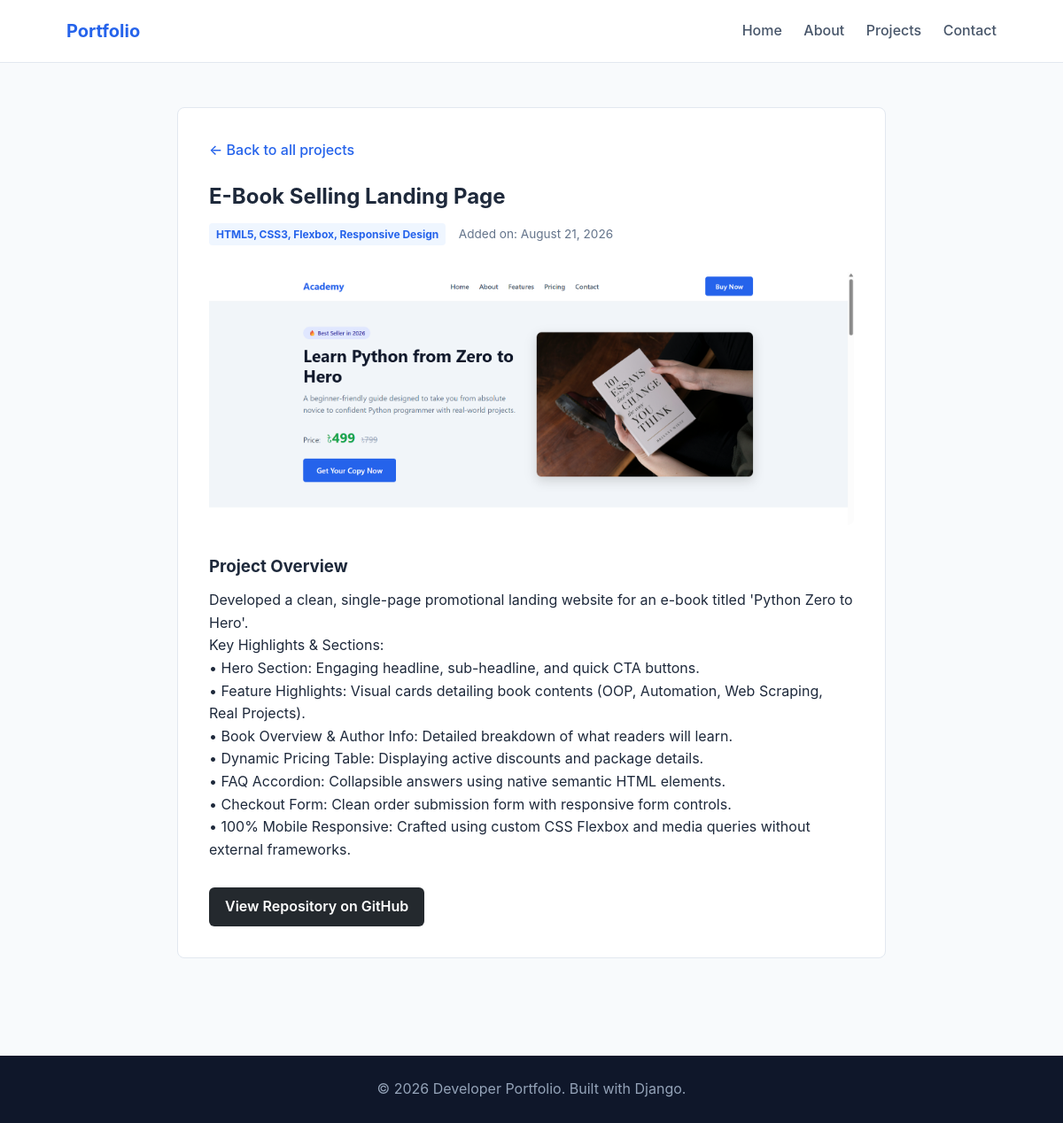
/projects/1/, run on the app's committed database.
### portfolio/models.py (models this page shows, shortened)
class Project(models.Model):
    title = models.CharField(max_length=200)
    short_description = models.CharField(max_length=300)
    description = models.TextField()
    technology = models.CharField(max_length=150)
    image = models.ImageField(upload_to='projects/', blank=True, null=True)
    github_link = models.URLField(max_length=250, blank=True)
    created_at = models.DateTimeField(auto_now_add=True)

### portfolio/views.py (the view)
# urls.py: path('projects/<int:pk>/', views.project_detail, name='project_detail'),
def project_detail(request, pk):
    project = get_object_or_404(Project, pk=pk)
    return render(request, 'portfolio/project_detail.html', {'project': project})

### portfolio/templates/portfolio/project_detail.html (shortened to what this page needs)
{% extends 'portfolio/base.html' %}
{% block content %}
<section class="page-container container">
  <div class="detail-card">
    <a href="{% url 'project_list' %}" class="back-link">← Back to all projects</a>
    <h1 style="margin-bottom: 10px;">{{ project.title }}</h1>
    <div style="margin-bottom: 20px;">
      <span class="tech-tag">{{ project.technology }}</span>
      <span style="color: #64748b; font-size: 0.85rem; margin-left: 10px;">Added on: {{ project.created_at|date:"F d, Y" }}</span>
    </div>
    {% if project.image %}
    <div class="detail-img-wrapper">
      <img src="{{ project.image.url }}" alt="{{ project.title }}" class="detail-img">
    </div>
    {% endif %}
    <div style="margin: 25px 0;">
      <h3 style="margin-bottom: 10px;">Project Overview</h3>
      <p style="color: #475569;">{{ project.description|linebreaks }}</p>
    </div>
    <div class="detail-actions">
      {% if project.github_link %}
      <a href="{{ project.github_link }}" target="_blank" class="btn btn-github">View Repository on GitHub</a>
      {% endif %}
    </div>
  </div>
</section>
{% endblock %}

### portfolio/static/portfolio/style.css (style rules this page uses)
* { margin: 0; padding: 0; box-sizing: border-box; }
body { font-family: -apple-system, BlinkMacSystemFont, "Segoe UI", Roboto, Oxygen, Ubuntu, Cantarell, sans-serif; color: #1e293b; background-color: #f8fafc; line-height: 1.6; }
.container { width: 90%; max-width: 1100px; margin: 0 auto; padding: 0 15px; }
.btn { display: inline-block; padding: 9px 18px; border-radius: 6px; font-weight: 600; text-decoration: none; cursor: pointer; transition: all 0.2s ease; }
.btn-github { background-color: #24292e; color: #ffffff; }
.skills-section, .featured-section, .page-container { padding: 50px 0; }
.tech-tag { display: inline-block; align-self: flex-start; background-color: #eff6ff; color: #2563eb; font-size: 0.75rem; font-weight: 700; padding: 3px 8px; border-radius: 4px; margin-bottom: 10px; }
.detail-card, .about-card, .contact-box { background: #ffffff; padding: 35px; border-radius: 8px; border: 1px solid #e2e8f0; max-width: 800px; margin: 0 auto; }
.back-link { display: inline-block; margin-bottom: 20px; text-decoration: none; color: #2563eb; font-weight: 500; }
.detail-img-wrapper { margin: 20px 0; }
.detail-img { width: 100%; max-height: 400px; object-fit: cover; border-radius: 8px; }
.detail-actions { margin-top: 30px; display: flex; gap: 15px; }

### data on the page
Project: title "E-Book Selling Landing Page", technology "HTML5, CSS3, Flexbox, Responsive Design", created_at "August 21, 2026", image (picture), description "Developed a clean, single-page promotional landing website for an e-book titled 'Python Zero to Hero'. Key Highlights & Sections: • Hero Section: Engaging headline, sub-headline, and quick CTA buttons. • Feature Highlights: Visual cards detailing book contents (OOP, Automation, Web Scraping, Real Projects). • Book Overview & Author Info: Detailed breakdown of what readers will learn. • Dynamic Pricing Table: Displaying active discounts and package details. • FAQ Accordion: Collapsible answers using native semantic HTML elements. • Checkout Form: Clean order submission form with responsive form controls. • 100% Mobile Responsive: Crafted using custom CSS Flexbox and media queries without…"
